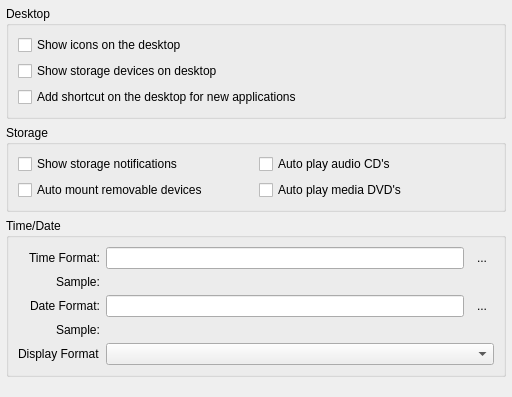
<?xml version="1.0" encoding="UTF-8"?>
<ui version="4.0">
 <class>page_session_options</class>
 <widget class="QWidget" name="page_session_options">
  <property name="geometry">
   <rect>
    <x>0</x>
    <y>0</y>
    <width>512</width>
    <height>397</height>
   </rect>
  </property>
  <property name="windowTitle">
   <string>Form</string>
  </property>
  <layout class="QVBoxLayout" name="verticalLayout">
   <property name="leftMargin">
    <number>6</number>
   </property>
   <property name="topMargin">
    <number>6</number>
   </property>
   <property name="rightMargin">
    <number>6</number>
   </property>
   <property name="bottomMargin">
    <number>6</number>
   </property>
   <item>
    <widget class="QGroupBox" name="groupBox_2">
     <property name="title">
      <string>Desktop</string>
     </property>
     <layout class="QVBoxLayout" name="verticalLayout_3">
      <item>
       <widget class="QCheckBox" name="check_desktop_autolaunchers">
        <property name="text">
         <string>Show icons on the desktop</string>
        </property>
       </widget>
      </item>
      <item>
       <widget class="QCheckBox" name="check_media_icons">
        <property name="text">
         <string>Show storage devices on desktop</string>
        </property>
       </widget>
      </item>
      <item>
       <widget class="QCheckBox" name="check_autoapplinks">
        <property name="statusTip">
         <string>Automatically create/remove desktop symlinks for applications that are installed/removed</string>
        </property>
        <property name="text">
         <string>Add shortcut on the desktop for new applications</string>
        </property>
       </widget>
      </item>
     </layout>
    </widget>
   </item>
   <item>
    <widget class="QGroupBox" name="groupBox_3">
     <property name="title">
      <string>Storage</string>
     </property>
     <layout class="QHBoxLayout" name="horizontalLayout">
      <item>
       <layout class="QVBoxLayout" name="verticalLayout_4">
        <item>
         <widget class="QCheckBox" name="check_show_storage_notify">
          <property name="text">
           <string>Show storage notifications</string>
          </property>
         </widget>
        </item>
        <item>
         <widget class="QCheckBox" name="check_automount_storage">
          <property name="text">
           <string>Auto mount removable devices</string>
          </property>
         </widget>
        </item>
       </layout>
      </item>
      <item>
       <layout class="QVBoxLayout" name="verticalLayout_5">
        <item>
         <widget class="QCheckBox" name="check_autoplay_storage_cd">
          <property name="text">
           <string>Auto play audio CD's</string>
          </property>
         </widget>
        </item>
        <item>
         <widget class="QCheckBox" name="check_autoplay_storage_dvd">
          <property name="text">
           <string>Auto play media DVD's</string>
          </property>
         </widget>
        </item>
       </layout>
      </item>
     </layout>
    </widget>
   </item>
   <item>
    <widget class="QGroupBox" name="groupBox">
     <property name="title">
      <string>Time/Date</string>
     </property>
     <layout class="QVBoxLayout" name="verticalLayout_2">
      <item>
       <layout class="QFormLayout" name="formLayout_3">
        <property name="fieldGrowthPolicy">
         <enum>QFormLayout::AllNonFixedFieldsGrow</enum>
        </property>
        <property name="labelAlignment">
         <set>Qt::AlignRight|Qt::AlignTrailing|Qt::AlignVCenter</set>
        </property>
        <item row="0" column="0">
         <widget class="QLabel" name="label_24">
          <property name="text">
           <string>Time Format:</string>
          </property>
         </widget>
        </item>
        <item row="0" column="1">
         <layout class="QHBoxLayout" name="horizontalLayout_3">
          <item>
           <widget class="QLineEdit" name="line_session_time"/>
          </item>
          <item>
           <widget class="QToolButton" name="tool_help_time">
            <property name="toolTip">
             <string>View format codes</string>
            </property>
            <property name="text">
             <string notr="true">...</string>
            </property>
            <property name="autoRaise">
             <bool>true</bool>
            </property>
           </widget>
          </item>
         </layout>
        </item>
        <item row="1" column="0">
         <widget class="QLabel" name="label_28">
          <property name="text">
           <string>Sample:</string>
          </property>
         </widget>
        </item>
        <item row="1" column="1">
         <widget class="QLabel" name="label_session_timesample">
          <property name="text">
           <string notr="true"/>
          </property>
          <property name="alignment">
           <set>Qt::AlignCenter</set>
          </property>
         </widget>
        </item>
        <item row="2" column="0">
         <widget class="QLabel" name="label_25">
          <property name="text">
           <string>Date Format:</string>
          </property>
         </widget>
        </item>
        <item row="2" column="1">
         <layout class="QHBoxLayout" name="horizontalLayout_21">
          <item>
           <widget class="QLineEdit" name="line_session_date"/>
          </item>
          <item>
           <widget class="QToolButton" name="tool_help_date">
            <property name="toolTip">
             <string>View format codes</string>
            </property>
            <property name="text">
             <string notr="true">...</string>
            </property>
            <property name="autoRaise">
             <bool>true</bool>
            </property>
           </widget>
          </item>
         </layout>
        </item>
        <item row="3" column="0">
         <widget class="QLabel" name="label_29">
          <property name="text">
           <string>Sample:</string>
          </property>
          <property name="alignment">
           <set>Qt::AlignLeading|Qt::AlignLeft|Qt::AlignVCenter</set>
          </property>
         </widget>
        </item>
        <item row="3" column="1">
         <widget class="QLabel" name="label_session_datesample">
          <property name="text">
           <string notr="true"/>
          </property>
          <property name="alignment">
           <set>Qt::AlignCenter</set>
          </property>
         </widget>
        </item>
        <item row="4" column="0">
         <widget class="QLabel" name="label_27">
          <property name="text">
           <string>Display Format</string>
          </property>
         </widget>
        </item>
        <item row="4" column="1">
         <widget class="QComboBox" name="combo_session_datetimeorder"/>
        </item>
       </layout>
      </item>
     </layout>
    </widget>
   </item>
   <item>
    <spacer name="verticalSpacer_2">
     <property name="orientation">
      <enum>Qt::Vertical</enum>
     </property>
     <property name="sizeHint" stdset="0">
      <size>
       <width>20</width>
       <height>100</height>
      </size>
     </property>
    </spacer>
   </item>
  </layout>
 </widget>
 <resources/>
 <connections/>
</ui>
